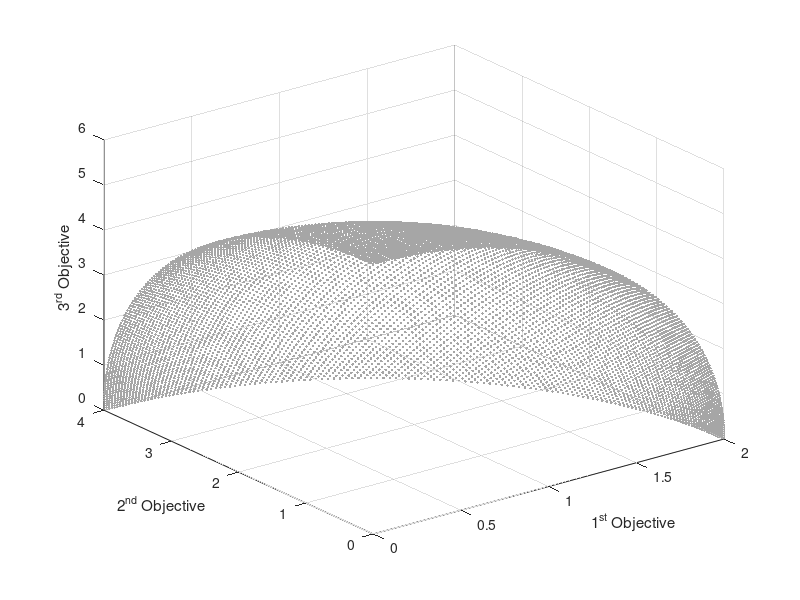

This figure's MATLAB source:
load('WFG5.mat');

% scatter3(PF(:, 1), PF(:, 2), PF(:, 3), 'c.');
scatter3(PF(:, 1), PF(:, 2), PF(:, 3),'SeriesIndex',1,'DisplayName','PF',...
    'MarkerEdgeColor',[0.650980392156863 0.650980392156863 0.650980392156863],...
    'MarkerFaceAlpha',0.5,...
    'MarkerFaceColor',[0.650980392156863 0.650980392156863 0.650980392156863],...
    'Marker','.');
xlabel('1^{st} Objective');
ylabel('2^{nd} Objective');
zlabel('3^{rd} Objective');